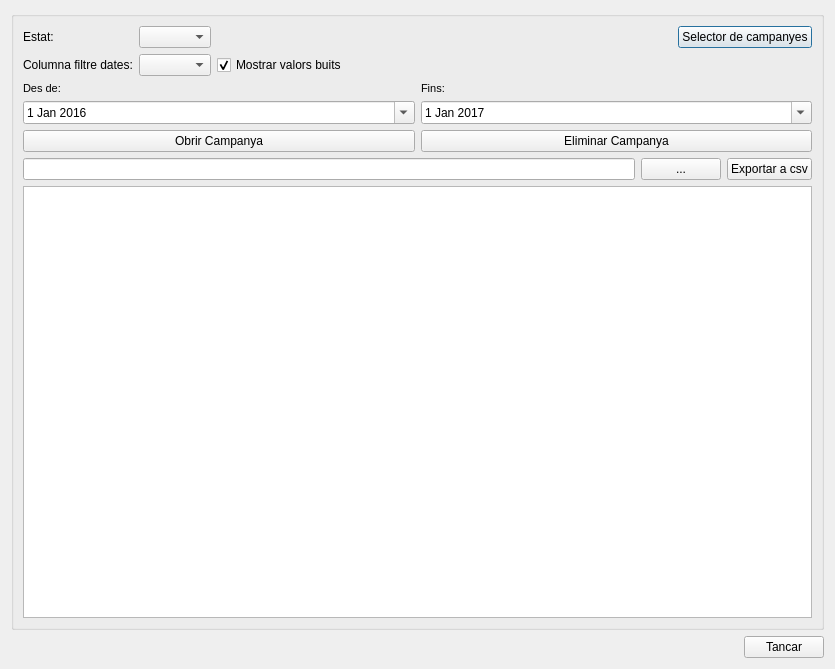
<?xml version="1.0" encoding="UTF-8"?>
<ui version="4.0">
 <class>lot_management</class>
 <widget class="QDialog" name="lot_management">
  <property name="geometry">
   <rect>
    <x>0</x>
    <y>0</y>
    <width>835</width>
    <height>669</height>
   </rect>
  </property>
  <property name="windowTitle">
   <string>Administrador de Lots</string>
  </property>
  <layout class="QVBoxLayout" name="verticalLayout_4">
   <item>
    <widget class="QGroupBox" name="groupBox">
     <property name="title">
      <string/>
     </property>
     <layout class="QVBoxLayout" name="verticalLayout_3">
      <item>
       <layout class="QGridLayout" name="gridLayout_2">
        <item row="3" column="0">
         <widget class="QLabel" name="label_4">
          <property name="text">
           <string>Columna filtre dates:</string>
          </property>
         </widget>
        </item>
        <item row="1" column="1">
         <widget class="QComboBox" name="campaign_cmb_estat"/>
        </item>
        <item row="3" column="3">
         <widget class="QCheckBox" name="campaign_chk_show_nulls">
          <property name="text">
           <string>Mostrar valors buits</string>
          </property>
          <property name="checked">
           <bool>true</bool>
          </property>
         </widget>
        </item>
        <item row="1" column="3">
         <spacer name="horizontalSpacer">
          <property name="orientation">
           <enum>Qt::Horizontal</enum>
          </property>
          <property name="sizeHint" stdset="0">
           <size>
            <width>40</width>
            <height>20</height>
           </size>
          </property>
         </spacer>
        </item>
        <item row="3" column="1">
         <widget class="QComboBox" name="campaign_cmb_date_filter_type"/>
        </item>
        <item row="1" column="0">
         <widget class="QLabel" name="label_3">
          <property name="text">
           <string>Estat:</string>
          </property>
         </widget>
        </item>
        <item row="1" column="4">
         <widget class="QPushButton" name="btn_campaign_selector">
          <property name="text">
           <string>Selector de campanyes</string>
          </property>
         </widget>
        </item>
       </layout>
      </item>
      <item>
       <layout class="QHBoxLayout" name="horizontalLayout">
        <item>
         <layout class="QGridLayout" name="gridLayout">
          <item row="0" column="0">
           <widget class="QLabel" name="label_data_event_from">
            <property name="font">
             <font>
              <pointsize>8</pointsize>
             </font>
            </property>
            <property name="frameShape">
             <enum>QFrame::NoFrame</enum>
            </property>
            <property name="frameShadow">
             <enum>QFrame::Plain</enum>
            </property>
            <property name="text">
             <string>Des de:</string>
            </property>
            <property name="textFormat">
             <enum>Qt::AutoText</enum>
            </property>
            <property name="scaledContents">
             <bool>false</bool>
            </property>
            <property name="alignment">
             <set>Qt::AlignLeading|Qt::AlignLeft|Qt::AlignVCenter</set>
            </property>
            <property name="margin">
             <number>3</number>
            </property>
           </widget>
          </item>
          <item row="1" column="0">
           <widget class="QDateEdit" name="date_event_from">
            <property name="calendarPopup">
             <bool>true</bool>
            </property>
            <property name="date">
             <date>
              <year>2016</year>
              <month>1</month>
              <day>1</day>
             </date>
            </property>
           </widget>
          </item>
         </layout>
        </item>
        <item>
         <layout class="QVBoxLayout" name="verticalLayout_2">
          <item>
           <widget class="QLabel" name="label_data_event_to">
            <property name="font">
             <font>
              <pointsize>8</pointsize>
             </font>
            </property>
            <property name="frameShape">
             <enum>QFrame::NoFrame</enum>
            </property>
            <property name="frameShadow">
             <enum>QFrame::Raised</enum>
            </property>
            <property name="text">
             <string>Fins:</string>
            </property>
            <property name="textFormat">
             <enum>Qt::AutoText</enum>
            </property>
            <property name="scaledContents">
             <bool>false</bool>
            </property>
            <property name="margin">
             <number>3</number>
            </property>
           </widget>
          </item>
          <item>
           <widget class="QDateEdit" name="date_event_to">
            <property name="calendarPopup">
             <bool>true</bool>
            </property>
            <property name="date">
             <date>
              <year>2017</year>
              <month>1</month>
              <day>1</day>
             </date>
            </property>
           </widget>
          </item>
         </layout>
        </item>
       </layout>
      </item>
      <item>
       <layout class="QHBoxLayout" name="horizontalLayout_2">
        <item>
         <widget class="QPushButton" name="campaign_btn_open">
          <property name="text">
           <string>Obrir Campanya</string>
          </property>
         </widget>
        </item>
        <item>
         <widget class="QPushButton" name="campaign_btn_delete">
          <property name="text">
           <string>Eliminar Campanya</string>
          </property>
         </widget>
        </item>
       </layout>
      </item>
      <item>
       <layout class="QHBoxLayout" name="horizontalLayout_3">
        <item>
         <widget class="QLineEdit" name="campaign_txt_path"/>
        </item>
        <item>
         <widget class="QPushButton" name="btn_path">
          <property name="text">
           <string>...</string>
          </property>
         </widget>
        </item>
        <item>
         <widget class="QPushButton" name="btn_export">
          <property name="text">
           <string>Exportar a csv</string>
          </property>
         </widget>
        </item>
       </layout>
      </item>
      <item>
       <widget class="QTableView" name="tbl_campaign">
        <property name="sortingEnabled">
         <bool>true</bool>
        </property>
       </widget>
      </item>
     </layout>
    </widget>
   </item>
   <item>
    <layout class="QGridLayout" name="lyt_buttons">
     <item row="0" column="0">
      <spacer name="horizontalSpacer_2">
       <property name="orientation">
        <enum>Qt::Horizontal</enum>
       </property>
       <property name="sizeHint" stdset="0">
        <size>
         <width>40</width>
         <height>20</height>
        </size>
       </property>
      </spacer>
     </item>
     <item row="0" column="1">
      <widget class="QPushButton" name="btn_cancel">
       <property name="text">
        <string>Tancar</string>
       </property>
      </widget>
     </item>
    </layout>
   </item>
  </layout>
 </widget>
 <tabstops>
  <tabstop>date_event_from</tabstop>
  <tabstop>date_event_to</tabstop>
  <tabstop>campaign_btn_open</tabstop>
  <tabstop>campaign_btn_delete</tabstop>
  <tabstop>tbl_campaign</tabstop>
 </tabstops>
 <resources/>
 <connections/>
</ui>
